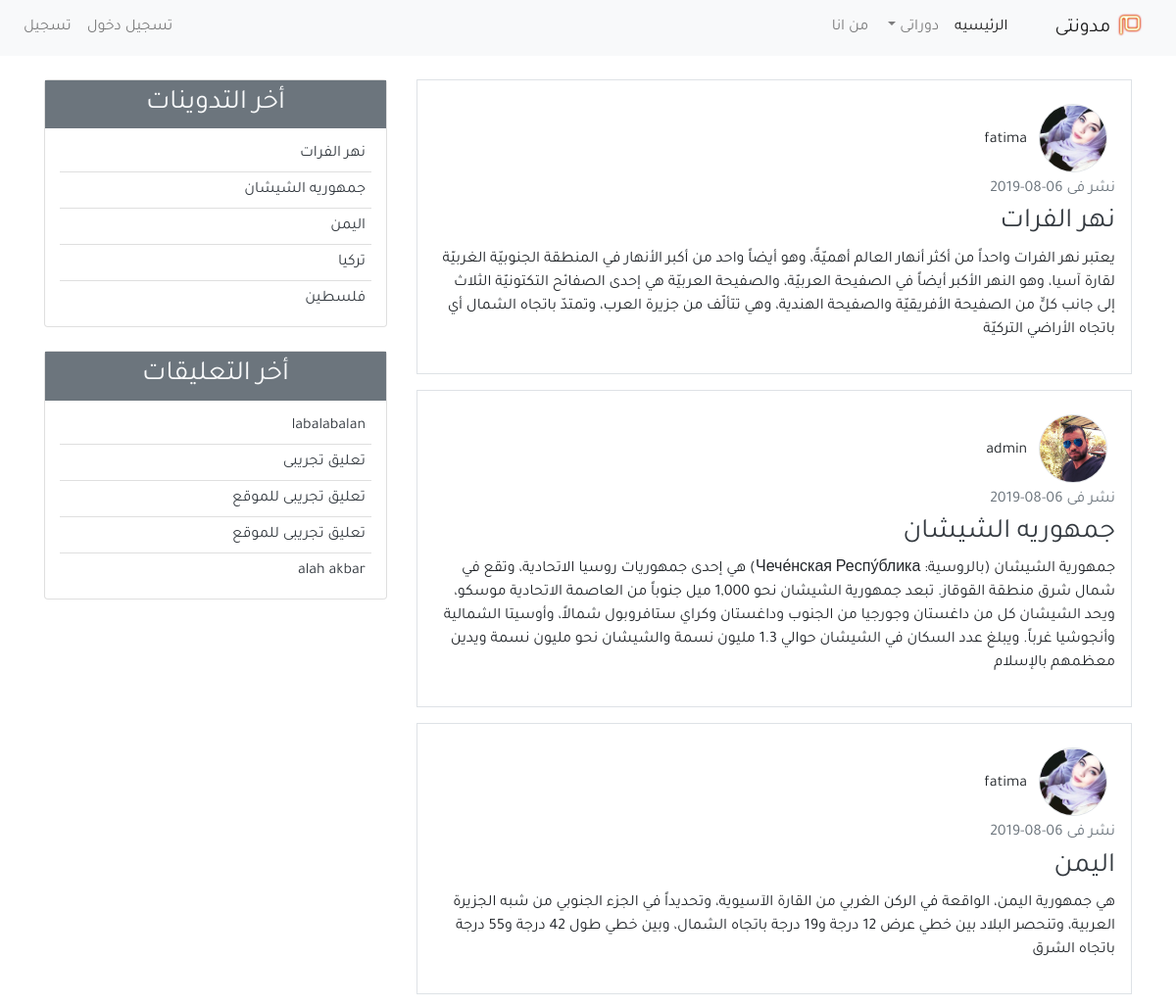
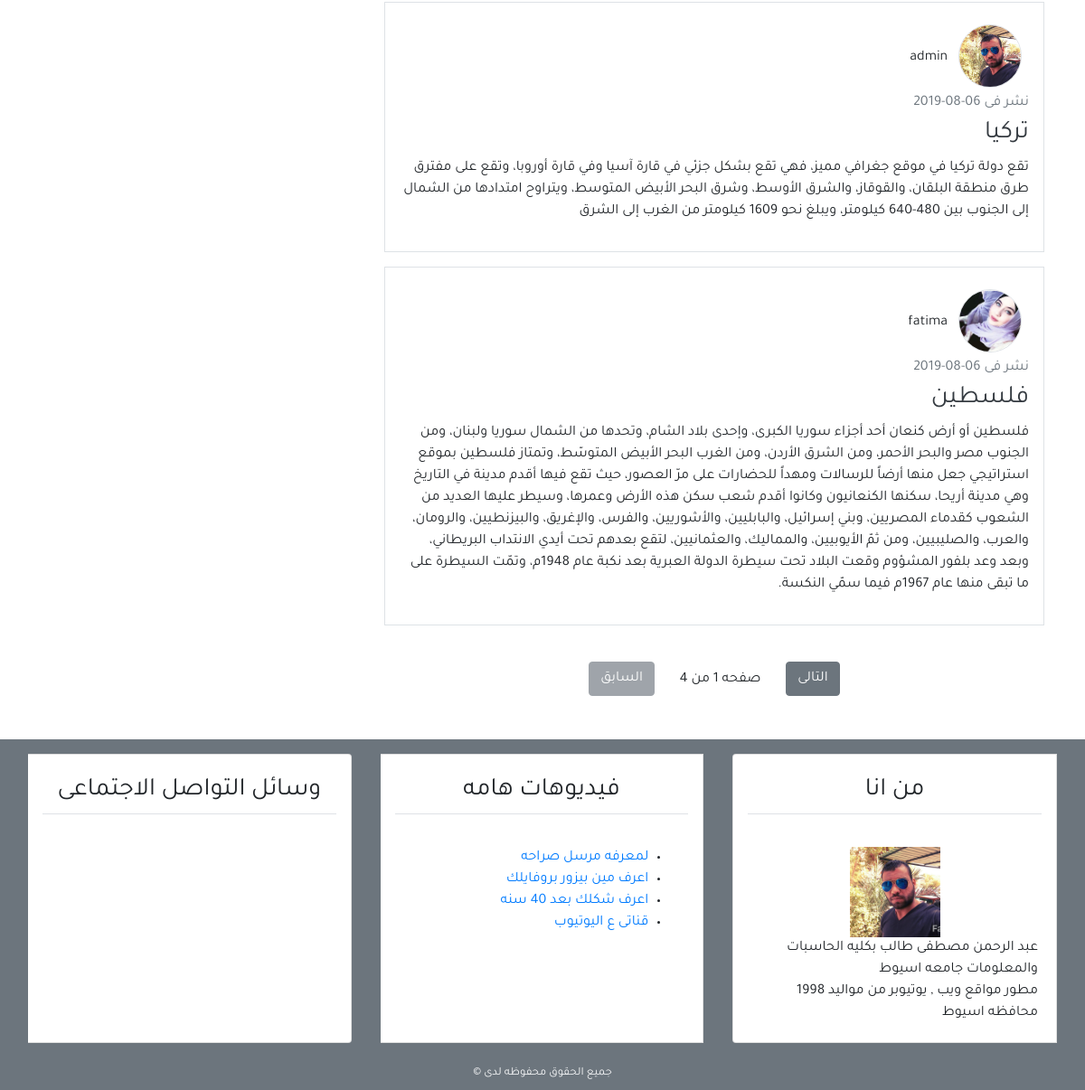
The page / on the database its author committed (2 pictures, top to bottom).
### Blog/models.py (models this page shows, shortened)
class post(models.Model):
    title = models.CharField(max_length=100)
    content = models.TextField()
    post_date = models.DateTimeField(auto_now_add=True)
    post_update = models.DateTimeField(default= timezone.now)
    author = models.ForeignKey(User,on_delete=models.CASCADE)
    class Meta:
        ordering = ('-post_date',)

class comment(models.Model):
    name = models.CharField(max_length=100 ,verbose_name='الاسم')
    email = models.EmailField(verbose_name='البريد الالكترونى')
    body = models.TextField(verbose_name='التعليق')
    post_date = models.DateTimeField(auto_now_add=True)
    active = models.BooleanField(default=True)
    post = models.ForeignKey(post, on_delete=models.CASCADE ,related_name='comments')
    class Meta:
        ordering = ('-post_date',)

### User/models.py (models this page shows, shortened)
class profile(models.Model):
    image = models.ImageField(default='default.jpg',upload_to='profile_pics')
    user = models.OneToOneField(User,on_delete=models.CASCADE)

### Blog/views.py (the view)
# urls.py: path('',views.index,name='home'),
def index(request):
    posts = post.objects.all()
    paginator = Paginator(posts,5)
    page = request.GET.get('page')
    try:
        posts = paginator.page(page)
    except PageNotAnInteger:
        posts = paginator.page(1)
    except EmptyPage:
        posts = paginator.page(paginator.num_page)
    context = {
        'posts': posts,
        'page': page,
               }
    return render(request,'blog/index.html',context)

### Blog/templatetags/post_tag.py (called while the page is built)
@register.inclusion_tag('blog/latest_posts.html')
def latest_posts():
    context = {
        'l_posts': post.objects.all()[0:5],
    }
    return context

@register.inclusion_tag('blog/latest_comments.html')
def latest_comments():
    context = {
        'l_comments': comment.objects.filter(active=True)[:5],
    }
    return context

### Blog/Templates/blog/index.html (shortened to what this page needs)
{% extends 'blog/base.html' %}
{%load static%}
{%block content%}
{%for post in posts%}
<div class = "border p-3 mb-3">
    <img style="width:70px;height:70px;"
         class="img-fluid rounded-circle border m-2"
         src="{{post.author.profile.image.url}}"
         alt="صورة الناشر"
    >
    <span class=text-secondary" >{{post.author.username}}</span>
    <h6 class="text-secondary">نشر فى {{post.post_date|date:'d-m-Y'}}</h6>
    <h3 ><a class="text-dark" href="{%url 'post_details' post.id %}" >{{post.title}}</a></h3>
    <p>{{post.content}}</p>
</div>
{%endfor%}
{% include 'blog/paginiation.html' with page=posts %}
{%endblock%}

### Blog/Templates/blog/latest_posts.html
<ul class="list-group-flush latest-post ">
    {%for post in l_posts%}
    <li class="list-group-item latest-post-item"> <a class="text-dark" href="{%url 'post_details' post.id %}">{{post.title}}</a></li>
     {%endfor%}
</ul>

### Blog/Templates/blog/latest_comments.html
<ul class="list-group-flush latest-comment ">
    {%for comment in l_comments%}
    <li class="list-group-item latest-comment-item"> <a class="text-dark" href="{%url 'post_details' comment.post.id %}">{{comment.body}}</a></li>
 {%empty%}
    <li class="list-group-item latest-comment-item">لايوجد تعليقات  </li>
    {%endfor%}
</ul>

### static/css/styles.css (style rules this page uses)
html, body { direction: rtl; text-align: right; }
body { font-family: 'Tajawal', sans-serif; }
.latest-post ,.latest-comment { padding:0 15px; }
.latest-post .latest-post-item , .latest-comment .latest-comment-item { padding:6px; }
.latest-post li:first-child , .latest-comment li:first-child { border-top:0; }
.latest-post li:last-child , .latest-comment li:last-child { border-bottom:0; padding-bottom:0; }

### rows shown on the page
post: author.profile.image (picture), author.username "fatima", post_date "06-08-2019", title "نهر الفرات", content "يعتبر نهر الفرات واحداً من أكثر أنهار العالم أهميّةً، وهو أيضاً واحد من أكبر الأنهار في المنطقة الجنوبيّة الغربيّة لقارة آسيا، وهو النهر الأكبر أيضاً في الصفيحة العربيّة، والصفيحة العربيّة هي إحدى الصفائح التكتونيّة الثلاث إلى جانب كلٍّ من الصفيحة الأفريقيّة والصفيحة الهندية، وهي تتألّف من جزيرة العرب، وتمتدّ باتجاه الشمال أي باتجاه الأراضي التركيّة"
post: author.profile.image (picture), author.username "admin", post_date "06-08-2019", title "جمهوريه الشيشان", content "جمهورية الشيشان (بالروسية: Чече́нская Респу́блика) هي إحدى جمهوريات روسيا الاتحادية، وتقع في شمال شرق منطقة القوقاز. تبعد جمهورية الشيشان نحو 1,000 ميل جنوباً من العاصمة الاتحادية موسكو، ويحد الشيشان كل من داغستان وجورجيا من الجنوب وداغستان وكراي ستافروبول شمالاً، وأوسيتا الشمالية وأنجوشيا غرباً. ويبلغ عدد السكان في الشيشان حوالي 1.3 مليون نسمة والشيشان نحو مليون نسمة ويدين معظمهم بالإسلام"
post: author.profile.image (picture), author.username "fatima", post_date "06-08-2019", title "اليمن", content "هي جمهورية اليمن، الواقعة في الركن الغربي من القارة الآسيوية، وتحديداً في الجزء الجنوبي من شبه الجزيرة العربية، وتنحصر البلاد بين خطي عرض 12 درجة و19 درجة باتجاه الشمال، وبين خطي طول 42 درجة و55 درجة باتجاه الشرق"
post: author.profile.image (picture), author.username "admin", post_date "06-08-2019", title "تركيا", content "تقع دولة تركيا في موقع جغرافي مميز، فهي تقع بشكل جزئي في قارة آسيا وفي قارة أوروبا، وتقع على مفترق طرق منطقة البلقان، والقوقاز، والشرق الأوسط، وشرق البحر الأبيض المتوسط، ويتراوح امتدادها من الشمال إلى الجنوب بين 480-640 كيلومتر، ويبلغ نحو 1609 كيلومتر من الغرب إلى الشرق"
post: author.profile.image (picture), author.username "fatima", post_date "06-08-2019", title "فلسطين", content "فلسطين أو أرض كنعان أحد أجزاء سوريا الكبرى، وإحدى بلاد الشام، وتحدها من الشمال سوريا ولبنان، ومن الجنوب مصر والبحر الأحمر، ومن الشرق الأردن، ومن الغرب البحر الأبيض المتوسّط، وتمتاز فلسطين بموقع استراتيجي جعل منها أرضاً للرسالات ومهداً للحضارات على مرّ العصور، حيث تقع فيها أقدم مدينة في التاريخ وهي مدينة أريحا، سكنها الكنعانيون وكانوا أقدم شعب سكن هذه الأرض وعمرها، وسيطر عليها العديد من الشعوب كقدماء المصريين، وبني إسرائيل، والبابليين، والأشوريين، والفرس، والإغريق، والبيزنطيين، والرومان، والعرب، والصليبيين، ومن ثمّ الأيوبيين، والمماليك، والعثمانيين، لتقع بعدهم تحت أيدي الانتداب البريطاني، وبعد وعد بلفور المشؤوم وقعت البلاد تحت سيطرة الدولة العبرية بعد نكبة عام 1948م، وتمّت السيطرة على ما…"
comment: body "labalabalan"
comment: body "تعليق تجريبى"
comment: body "تعليق تجريبى للموقع"
comment: body "تعليق تجريبى للموقع"
comment: body "alah akbar"

### other values the page prints
{{ page.paginator.num_pages }} "4"
